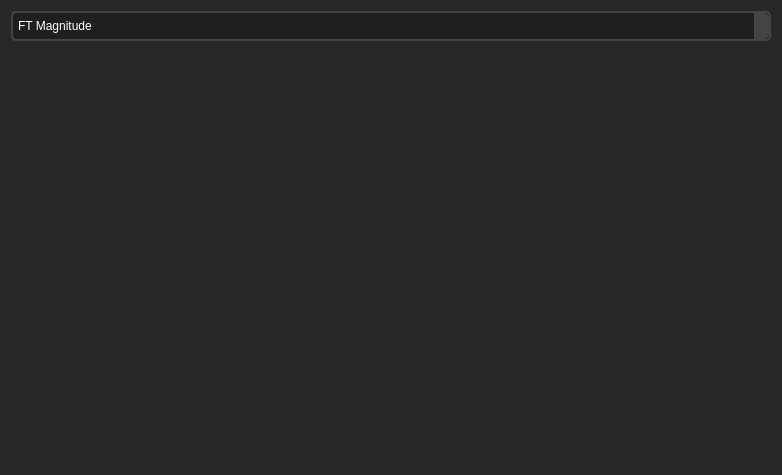
<?xml version="1.0" encoding="UTF-8"?>
<ui version="4.0">
 <class>ImageOutport</class>
 <widget class="QWidget" name="ImageOutport">
  <property name="geometry">
   <rect>
    <x>0</x>
    <y>0</y>
    <width>782</width>
    <height>475</height>
   </rect>
  </property>
  <property name="windowTitle">
   <string>Form</string>
  </property>
  <property name="styleSheet">
   <string notr="true">/* Application Background */
QWidget {
    background-color: #282828; /* Dark Gray */
    color: #FFFFFF; /* White text */
}

/* Main Window */
QMainWindow {
    background-color: #282828; /* Dark Gray */
    color: #FFFFFF; /* White text */
}



/* Menu Items */
QMenu {
    background-color: #1F1F1F; /* Slightly Darker Gray */
    color: #FFFFFF; /* White text */
}

/* Menu Item Hover */
QMenu::item:selected {
    background-color: #444444; /* Dark Gray on hover */
}

/* Toolbars */
QToolBar {
    background-color: #1F1F1F; /* Slightly Darker Gray */
    color: #FFFFFF; /* White text */
}

/* Push Buttons */
QPushButton {
    background-color: #0074D9; /* Dark Blue */
    color: #FFFFFF; /* White text */
    border: 2px solid #0056B3; /* Darker Blue border */
    border-radius: 5px; /* Rounded corners */
    padding: 8px 16px; /* Padding around text */
    font-size: 14px; /* Font size */
    font-weight: bold; /* Bold text */
}

/* Push Button Hover */
QPushButton:hover {
    background-color: #0056B3; /* Darker Blue on hover */
}

/* Push Button Pressed */
QPushButton:pressed {
    background-color: #003E7D; /* Even darker blue when pressed */
}

/* Push Button Disabled */
QPushButton:disabled {
    background-color: #DDDDDD; /* Light gray for disabled */
    color: #999999; /* Dimmed text */
    border: 2px solid #CCCCCC; /* Slightly darker border for disabled */
}

/* LineEdits, TextEdits */
QLineEdit, QTextEdit {
    background-color: #1F1F1F; /* Slightly Darker Gray */
    color: #FFFFFF; /* White text */
    border: 2px solid #444444; /* Dark Gray border */
    border-radius: 5px; /* Rounded corners */
    padding: 5px; /* Padding around text */
    font-size: 20px;
}

/* LineEdit and TextEdit Focus */
QLineEdit:focus, QTextEdit:focus {
    border-color: #77A1D3; /* Light Blue border when focused */
}

/* ScrollBars */
QScrollBar:vertical {
    background-color: #1F1F1F; /* Slightly Darker Gray */
    width: 10px; /* Scroll bar width */
    border-radius: 5px; /* Rounded corners */
}

QScrollBar::handle:vertical {
    background-color: #444444; /* Dark Gray scroll bar handle */
}

QScrollBar::add-line:vertical, QScrollBar::sub-line:vertical {
    border: none;
    background: none;
}

/* Labels */
/* QLabel with Background Color */
QLabel#coloredLabel {
    background-color: #FF5733; /* Orange background */
    color: #FFFFFF; /* White text */
    padding: 5px; /* Padding around text */
    border-radius: 4px; /* Rounded corners */
}

/* QLabel with Border */
QLabel#borderedLabel {
    border: 2px solid #3498DB; /* Border with a blue color */
    padding: 5px; /* Padding around text */
    border-radius: 4px; /* Rounded corners */
}

/* QLabel with Custom Font */
QLabel#customFontLabel {
    font-family: &quot;Arial&quot;; /* Custom font family */
    font-size: 18px; /* Custom font size */
    font-weight: bold; /* Bold text */
}

/* QLabel with Text Shadow */
QLabel#shadowLabel {
    text-shadow: 2px 2px 4px #333333; /* Text shadow with offset and color */
}

/* QLabel with Underline */
QLabel#underlinedLabel {
    text-decoration: underline; /* Underline text */
}

/* QLabel with Strike Through */
QLabel#strikeThroughLabel {
    text-decoration: line-through; /* Strike through text */
}

/* QLabel with Text Alignment */
QLabel#centeredLabel {
    text-align: center; /* Center-align text */
}

/* QLabel with Text Color Gradient */
QLabel#gradientLabel {
    background: linear-gradient(to right, #3498DB, #FF5733); /* Text color gradient */
    -webkit-background-clip: text; /* Apply gradient to text */
    color: transparent; /* Hide text color */
}











/* Better QLabel Visualization */
QLabel {
    font-size: 16px; /* Adjust font size for better readability */
    padding: 5px; /* Add padding for better spacing */
    background-color: #282828; /* Dark Gray background */
    color: #FFFFFF; /* White text for contrast */
    border: 1px solid #555555; /* Subtle border */
    border-radius: 4px; /* Rounded corners */
}

/* QLabel with Hover Effect */
QLabel:hover {
    background-color: #333333; /* Slightly darker gray on hover */
}

/* QLabel with Custom Background Color */
QLabel#customColorLabel {
    background-color: #3498DB; /* Blue background for specific label */
    color: #FFFFFF; /* White text for contrast */
}

/* QLabel with Text Shadow */
QLabel#shadowLabel {
    text-shadow: 1px 1px 2px #000000; /* Light text shadow */
}

/* QLabel with Bold Text */
QLabel#boldTextLabel {
    font-weight: bold; /* Bold text */
}

/* QLabel with Italics */
QLabel#italicLabel {
    font-style: italic; /* Italics */
}

/* QLabel with Underline */
QLabel#underlinedLabel {
    text-decoration: underline; /* Underline text */
}

/* QLabel with Strike Through */
QLabel#strikeThroughLabel {
    text-decoration: line-through; /* Strike through text */
}










/* Slider Stylesheet */
QSlider {
    background: transparent; /* Transparent background */
    border: none; /* No border */
}

/* Slider Groove (Track) */
QSlider::groove:horizontal {
    background: #555555; /* Gray track background */
    height: 6px; /* Height of the track */
    border-radius: 3px; /* Rounded corners */
}

/* Slider Handle */
QSlider::handle:horizontal {
    background: #3498DB; /* Blue handle background */
    width: 16px; /* Width of the handle */
    margin: -8px 0; /* Center the handle vertically */
    border-radius: 8px; /* Round handle corners */
}

/* Slider Handle Hovered State */
QSlider::handle:horizontal:hover {
    background: #2581C0; /* Darker blue on hover */
}

/* Slider Handle Pressed State */
QSlider::handle:horizontal:pressed {
    background: #1B6CAB; /* Even darker blue when pressed */
}















/* Checkbox Stylesheet for Dark Background (Enhanced) */
QCheckBox {
    background: transparent; /* Transparent background */
    spacing: 5px; /* Spacing between the checkbox and text */
    font-size: 14px; /* Font size */
    font-weight: bold; /* Bold text */
    color: #FFFFFF; /* White text for contrast */
}

/* Checkbox Indicator (Unchecked) */
QCheckBox::indicator {
    width: 16px; /* Width of the indicator */
    height: 16px; /* Height of the indicator */
    border: 2px solid #FFFFFF; /* White border for contrast */
    border-radius: 3px; /* Rounded indicator */
}

/* Checkbox Indicator (Checked) */
QCheckBox::indicator:checked {
    background: #3498DB; /* Blue background when checked */
    border: 2px solid #FFFFFF; /* White border when checked */
}

/* Checkbox Indicator (Hovered) */
QCheckBox::indicator:hover {
    border: 2px solid #FFFFFF; /* White border on hover for contrast */
}

/* Checkbox Text (Unchecked) */
QCheckBox::indicator:unchecked {
    background: transparent; /* Transparent background for unchecked */
    border-radius: 3px; /* Rounded indicator */
}

/* Checkbox Text (Checked) */
QCheckBox::indicator:checked:hover {
    border: 2px solid #FFFFFF; /* White border on hover when checked */
}

/* Checkbox Text (Hovered) */
QCheckBox::indicator:unchecked:hover {
    border: 2px solid #FFFFFF; /* White border on hover for unchecked */
}

/* Checkbox Text (Disabled) */
QCheckBox:disabled {
    color: #888888; /* Dimmed text for disabled */
}

/* Checkbox Indicator (Disabled) */
QCheckBox::indicator:unchecked:disabled {
    background: transparent; /* Transparent background for unchecked when disabled */
    border: 2px solid #777777; /* Slightly darker gray border for unchecked when disabled */
}

QCheckBox::indicator:checked:disabled {
    background: #999999; /* Light gray background when checked and disabled */
}













/* QGraphicsView Stylesheet */
QGraphicsView {
    background-color: #333333; /* Dark background color */
    border: 1px solid #555555; /* Border for the QGraphicsView */
    border-radius: 4px; /* Rounded corners */
}

/* Scroll Bars */
QScrollBar:horizontal, QScrollBar:vertical {
    background-color: #555555; /* Scroll bar background color */
    border-radius: 4px; /* Rounded corners for the scroll bars */
}

QScrollBar::handle:horizontal, QScrollBar::handle:vertical {
    background-color: #888888; /* Scroll bar handle color */
    border-radius: 4px; /* Rounded handle */
}

QScrollBar::handle:horizontal:hover, QScrollBar::handle:vertical:hover {
    background-color: #AAAAAA; /* Hover effect on the handle */
}

QScrollBar::sub-line, QScrollBar::add-line {
    background: none; /* No background for arrow buttons */
}

QScrollBar::add-line:vertical {
    height: 0px; /* Hide vertical scroll bar's bottom arrow button */
}

QScrollBar::sub-line:vertical {
    height: 0px; /* Hide vertical scroll bar's top arrow button */
}

QScrollBar::add-line:horizontal {
    width: 0px; /* Hide horizontal scroll bar's right arrow button */
}

QScrollBar::sub-line:horizontal {
    width: 0px; /* Hide horizontal scroll bar's left arrow button */
}













/* QTextEdit Stylesheet (Improved) */
QTextEdit {
    background-color: #282828; /* Dark background */
    border: 1px solid #444444; /* Dark gray border */
    border-radius: 4px; /* Rounded corners */
    font-size: 4px; /* Font size */
    color: #FFFFFF; /* White text color */
    padding: 5px; /* Padding around the text */
}

/* QTextEdit Focus State */
QTextEdit:focus {
    border-color: #3498DB; /* Blue border when focused */
}

/* QTextEdit Scroll Bars */
QTextEdit QScrollBar:vertical {
    background-color: #282828; /* Dark background for vertical scrollbar */
    width: 12px; /* Scroll bar width */
    margin: 0px; /* No margin for scrollbar */
}

QTextEdit QScrollBar::handle:vertical {
    background-color: #555555; /* Gray scrollbar handle */
    border-radius: 6px; /* Rounded scrollbar handle */
}

QTextEdit QScrollBar::add-line:vertical,
QTextEdit QScrollBar::sub-line:vertical {
    background: none; /* No background for arrow buttons */
}

QTextEdit QScrollBar::add-page:vertical,
QTextEdit QScrollBar::sub-page:vertical {
    background: none; /* No background for page buttons */
}


/* Custom Styles for Signal Viewer Components */
/* Add your custom styles for specific components here */












/* QMenuBar Stylesheet for Dark Theme */
QMenuBar {
    background-color: #333333; /* Dark background color */
    color: #FFFFFF; /* Text color */
    padding: 2px; /* Add some padding to the menu bar */
    border: 1px solid #444444; /* Dark gray border */
}

/* QMenuBar Item Styles */
QMenuBar::item {
    background-color: transparent; /* Transparent background for items */
    padding: 6px 12px; /* Padding for items */
    border-radius: 4px; /* Rounded corners for items */
}

/* QMenuBar Item Hover State */
QMenuBar::item:hover {
    background-color: #555555; /* Slightly darker background on hover */
}

/* QMenuBar Item Pressed State */
QMenuBar::item:pressed {
    background-color: #1B6CAB; /* Darker blue background when pressed */
    color: #FFFFFF; /* White text color when pressed */
}

/* QMenuBar Submenu Arrow */
QMenuBar::item:open:menu {
    subcontrol-origin: padding;
    subcontrol-position: right;
    padding-right: 8px; /* Spacing for submenu arrow */
    border-top-right-radius: 4px; /* Rounded corner for the right side */
    border-bottom-right-radius: 4px; /* Rounded corner for the right side */
}

/* QMenuBar Submenu Styles */
QMenu {
    background-color: #333333; /* Dark background for submenu */
    border: 1px solid #444444; /* Dark gray border for submenu */
}

/* QMenuBar Submenu Item Styles */
QMenu::item {
    background-color: transparent; /* Transparent background for submenu items */
    padding: 6px 18px; /* Padding for submenu items */
}

/* QMenuBar Submenu Item Hover State */
QMenu::item:hover {
    background-color: #555555; /* Slightly darker background on hover for submenu items */
}




/* QMenuBar Stylesheet with Enhanced Text */
QMenuBar {
    background-color: #333333; /* Dark background color */
    color: #FFFFFF; /* Text color */
    padding: 2px; /* Add some padding to the menu bar */
    border: 1px solid #444444; /* Dark gray border */
    font-size: 16px; /* Font size for menu bar items */
    font-weight: bold; /* Bold text for menu bar items */
}

/* QMenuBar Item Styles */
QMenuBar::item {
    background-color: transparent; /* Transparent background for items */
    padding: 6px 12px; /* Padding for items */
    border-radius: 4px; /* Rounded corners for items */
}

/* QMenuBar Item Hover State */
QMenuBar::item:hover {
    background-color: #555555; /* Slightly darker background on hover */
}

/* QMenuBar Item Pressed State */
QMenuBar::item:pressed {
    background-color: #1B6CAB; /* Darker blue background when pressed */
    color: #FFFFFF; /* White text color when pressed */
}

/* QMenuBar Submenu Arrow */
QMenuBar::item:open:menu {
    subcontrol-origin: padding;
    subcontrol-position: right;
    padding-right: 8px; /* Spacing for submenu arrow */
    border-top-right-radius: 4px; /* Rounded corner for the right side */
    border-bottom-right-radius: 4px; /* Rounded corner for the right side */
}

/* QMenuBar Submenu Styles */
QMenu {
    background-color: #333333; /* Dark background for submenu */
    border: 1px solid #444444; /* Dark gray border for submenu */
}

/* QMenuBar Submenu Item Styles */
QMenu::item {
    background-color: transparent; /* Transparent background for submenu items */
    padding: 6px 18px; /* Padding for submenu items */
}

/* QMenuBar Submenu Item Hover State */
QMenu::item:hover {
    background-color: #555555; /* Slightly darker background on hover for submenu items */
}



/* ComboBox Stylesheet */
QComboBox {
    background-color: #1F1F1F; /* Slightly Darker Gray */
    color: #FFFFFF; /* White text */
    border: 2px solid #444444; /* Dark Gray border */
    border-radius: 5px; /* Rounded corners */
    padding: 5px; /* Padding around text */
    min-width: 6em; /* Minimum width of the combo box */
}

/* ComboBox Arrow */
QComboBox::drop-down {
    subcontrol-origin: padding;
    subcontrol-position: center right;
    width: 15px; /* Adjust the width of the arrow */
    border-left-width: 0px; /* No border on the left side of the arrow */
    border-top-right-radius: 5px; /* Rounded top-right corner for arrow background */
    border-bottom-right-radius: 5px; /* Rounded bottom-right corner for arrow background */
    background-color: #444444; /* Dark Gray for the arrow background */
}

/* ComboBox Items */
QComboBox QAbstractItemView {
    background-color: #1F1F1F; /* Slightly Darker Gray */
    color: #FFFFFF; /* White text */
    selection-background-color: #444444; /* Dark Gray on item selection */
}

/* ComboBox Hovered State */
QComboBox QAbstractItemView::item:hover {
    background-color: #444444; /* Dark Gray on item hover */
}

/* ComboBox Focus State */
QComboBox:focus {
    border-color: #77A1D3; /* Light Blue border when focused */
}
</string>
  </property>
  <layout class="QGridLayout" name="gridLayout">
   <item row="0" column="0">
    <layout class="QVBoxLayout" name="verticalLayout">
     <item>
      <widget class="QComboBox" name="FTCombobox">
       <item>
        <property name="text">
         <string>FT Magnitude</string>
        </property>
       </item>
       <item>
        <property name="text">
         <string>FT Phase</string>
        </property>
       </item>
       <item>
        <property name="text">
         <string>FT Real</string>
        </property>
       </item>
       <item>
        <property name="text">
         <string>FT Imaginary</string>
        </property>
       </item>
      </widget>
     </item>
     <item>
      <layout class="QHBoxLayout" name="horizontalLayout">
       <item>
        <widget class="GraphicsLayoutWidget" name="ImageWidget" native="true"/>
       </item>
       <item>
        <widget class="GraphicsLayoutWidget" name="FTWidget" native="true"/>
       </item>
      </layout>
     </item>
    </layout>
   </item>
  </layout>
 </widget>
 <customwidgets>
  <customwidget>
   <class>GraphicsLayoutWidget</class>
   <extends>QWidget</extends>
   <header location="global">pyqtgraph.h</header>
   <container>1</container>
  </customwidget>
 </customwidgets>
 <resources/>
 <connections/>
</ui>
